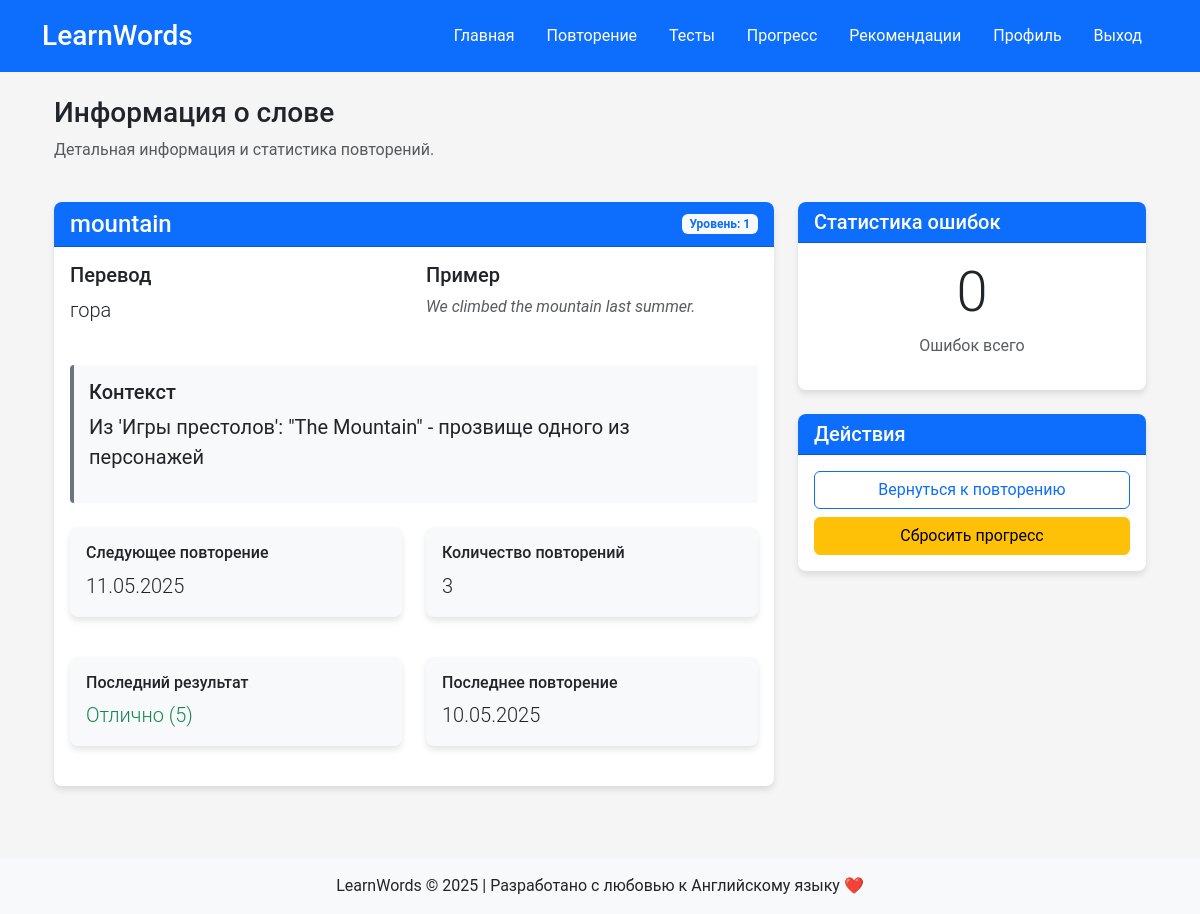
Screenshot of /word/26 (signed in) with the database file from the repository.
### app/models/models.py (models this page shows, shortened)
class Word(db.Model):
    __tablename__ = 'words'
    __table_args__ = {'extend_existing': True}
    id = db.Column(db.Integer, primary_key=True)
    word = db.Column(db.String(100), nullable=False)
    translation = db.Column(db.String(100), nullable=False)
    example = db.Column(db.Text)
    context = db.Column(db.Text)
    created_at = db.Column(db.DateTime, default=datetime.utcnow)
    category_id = db.Column(db.Integer, db.ForeignKey('categories.id'), nullable=True)
    repetitions = db.relationship('Repetition', backref='word', lazy=True, cascade="all, delete-orphan")
    mistakes = db.relationship('Mistake', backref='word', lazy=True, cascade="all, delete-orphan")
    tests = db.relationship('Test', backref='word', lazy=True, cascade="all, delete-orphan")

class Repetition(db.Model):
    __tablename__ = 'repetitions'
    __table_args__ = {'extend_existing': True}
    id = db.Column(db.Integer, primary_key=True)
    word_id = db.Column(db.Integer, db.ForeignKey('words.id'), nullable=False)
    user_id = db.Column(db.Integer, db.ForeignKey('users.id'), nullable=True)
    user_level = db.Column(db.Integer, default=0)
    next_review_date = db.Column(db.Date, default=datetime.utcnow().date)
    repeat_count = db.Column(db.Integer, default=0)
    last_result = db.Column(db.Integer, default=0)  # Оценка от 0 до 5
    last_review_date = db.Column(db.Date, default=datetime.utcnow().date)

class Mistake(db.Model):
    __tablename__ = 'mistakes'
    __table_args__ = {'extend_existing': True}
    id = db.Column(db.Integer, primary_key=True)
    word_id = db.Column(db.Integer, db.ForeignKey('words.id'), nullable=False)
    mistake_count = db.Column(db.Integer, default=0)
    last_wrong_date = db.Column(db.Date, default=None)

### app/routes/main_routes.py (the view)
@main_bp.route('/word/<int:word_id>')
@login_required
def word_detail(word_id):
    user_id = session.get('user_id')
    word = Word.query.get_or_404(word_id)
    repetition = Repetition.query.filter_by(word_id=word_id, user_id=user_id).first_or_404()
    mistake = Mistake.query.filter_by(word_id=word_id).first()
    return render_template('word_detail.html',
                           word=word,
                           repetition=repetition,
                           mistake=mistake)

### app/utils/auth_utils.py (called while the page is built)
def login_required(f):
    @wraps(f)
    def decorated_function(*args, **kwargs):
        if 'user_id' not in session:
            session['next_url'] = request.url
            flash('Пожалуйста, войдите в аккаунт для доступа к этой странице', 'warning')
            return redirect(url_for('auth.login'))
        return f(*args, **kwargs)
    return decorated_function

### app/templates/word_detail.html (shortened to what this page needs)
{% extends "base.html" %}
{% block content %}
<div class="container">
    <div class="row mb-4">
        <div class="col">
            <h1 class="h3">Информация о слове</h1>
            <p class="text-muted">Детальная информация и статистика повторений.</p>
        </div>
    </div>
    <div class="row">
        <div class="col-md-8">
            <div class="card mb-4">
                <div class="card-header bg-primary text-white d-flex justify-content-between align-items-center">
                    <h2 class="h4 mb-0">{{ word.word }}</h2>
                    {% if repetition %}
                    <span class="badge bg-light text-primary">Уровень: {{ repetition.user_level }}</span>
                    {% endif %}
                </div>
                <div class="card-body">
                    <div class="row mb-4">
                        <div class="col-md-6">
                            <h3 class="h5">Перевод</h3>
                            <p class="lead">{{ word.translation }}</p>
                        </div>
                        <div class="col-md-6">
                            <h3 class="h5">Пример</h3>
                            <p class="text-muted fst-italic">{{ word.example or 'Нет примера' }}</p>
                        </div>
                    </div>
                    {% if word.context %}
                    <div class="context-box mb-4">
                        <h3 class="h5">Контекст</h3>
                        <blockquote class="blockquote">
                            <p class="mb-0">{{ word.context }}</p>
                        </blockquote>
                    </div>
                    {% endif %}
                    {% if repetition %}
                    <div class="row mb-3">
                        <div class="col-md-6">
                            <div class="card bg-light">
                                <div class="card-body">
                                    <h4 class="h6">Следующее повторение</h4>
                                    <p class="mb-0 lead">{{ repetition.next_review_date.strftime('%d.%m.%Y') }}</p>
                                </div>
                            </div>
                        </div>
                        <div class="col-md-6">
                            <div class="card bg-light">
                                <div class="card-body">
                                    <h4 class="h6">Количество повторений</h4>
                                    <p class="mb-0 lead">{{ repetition.repeat_count }}</p>
                                </div>
                            </div>
                        </div>
                    </div>
                    <div class="row">
                        <div class="col-md-6">
                            <div class="card bg-light">
                                <div class="card-body">
                                    <h4 class="h6">Последний результат</h4>
                                    <p class="mb-0 lead">
                                        {% if repetition.last_result == 0 %}
                                        <span class="text-danger">Очень плохо (0)</span>
                                        {% elif repetition.last_result <= 2 %}
                                        <span class="text-warning">Плохо ({{ repetition.last_result }})</span>
                                        {% elif repetition.last_result == 3 %}
                                        <span class="text-primary">Хорошо (3)</span>
                                        {% else %}
                                        <span class="text-success">Отлично ({{ repetition.last_result }})</span>
                                        {% endif %}
                                    </p>
                                </div>
                            </div>
                        </div>
                        <div class="col-md-6">
                            <div class="card bg-light">
                                <div class="card-body">
                                    <h4 class="h6">Последнее повторение</h4>
                                    <p class="mb-0 lead">{{ repetition.last_review_date.strftime('%d.%m.%Y') }}</p>
                                </div>
                            </div>
                        </div>
                    </div>
                    {% endif %}
                </div>
            </div>
        </div>
        <div class="col-md-4">
            <div class="card mb-4">
                <div class="card-header bg-primary text-white">
                    <h3 class="h5 mb-0">Статистика ошибок</h3>
                </div>
                <div class="card-body">
                    {% if mistake %}
                    <div class="text-center mb-3">
                        <h3 class="display-4">{{ mistake.mistake_count }}</h3>
                        <p class="text-muted">Ошибок всего</p>
                    </div>
                    {% else %}
                    <div class="text-center">
                        <p class="mb-0">Нет данных об ошибках.</p>
                    </div>
                    {% endif %}
                </div>
            </div>
            <div class="card">
                <div class="card-header bg-primary text-white">
                    <h3 class="h5 mb-0">Действия</h3>
                </div>
                <div class="card-body">
                    <div class="d-grid gap-2">
                        <a href="{{ url_for('main.review') }}" class="btn btn-outline-primary">Вернуться к повторению</a>
                        <button class="btn btn-warning" id="resetWordBtn">Сбросить прогресс</button>
                    </div>
                </div>
            </div>
        </div>
    </div>
</div>
{% endblock %}

### app/static/css/style.css (style rules this page uses)
body { background-color: #f5f5f5; font-family: 'Roboto', 'Segoe UI', Tahoma, Geneva, Verdana, sans-serif; }
.card { border-radius: 0.5rem; box-shadow: 0 4px 6px rgba(0, 0, 0, 0.1); margin-bottom: 1.5rem; border: none; transition: all 0.2s ease-in-out; }
.card-header { border-radius: 0.5rem 0.5rem 0 0 !important; font-weight: 500; }
.context-box { background-color: #f8f9fa; border-left: 4px solid #6c757d; padding: 15px; margin-top: 20px; border-radius: 4px; transition: all 0.3s ease; }
.badge { transition: all 0.3s ease; }

### app/templates/word_detail.html (style rules this page uses)
.context-box { background-color: #f8f9fa; border-left: 4px solid #6c757d; padding: 15px; border-radius: 4px; }

### rows the page displays
Word: word "mountain", translation "гора", example "We climbed the mountain last summer.", context "Из 'Игры престолов': \"The Mountain\" - прозвище одного из персонажей"
Repetition: user_level "1", next_review_date "11.05.2025", repeat_count "3", last_result "5", last_review_date "10.05.2025"
Mistake: mistake_count "0"
